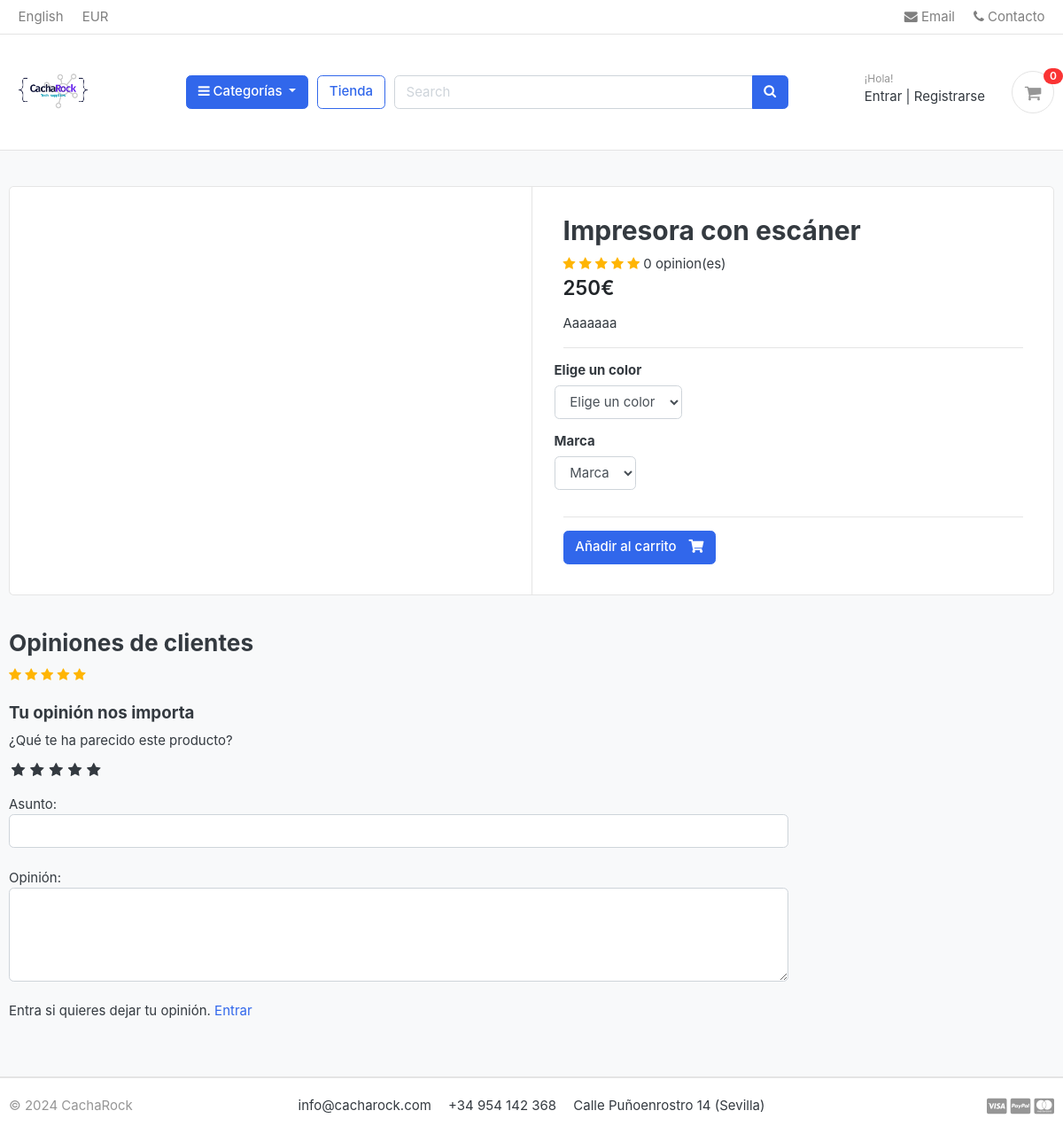
The app's page /tienda/categoria/impresoras-y-escaneres/impresora-con-escaner/, older data.
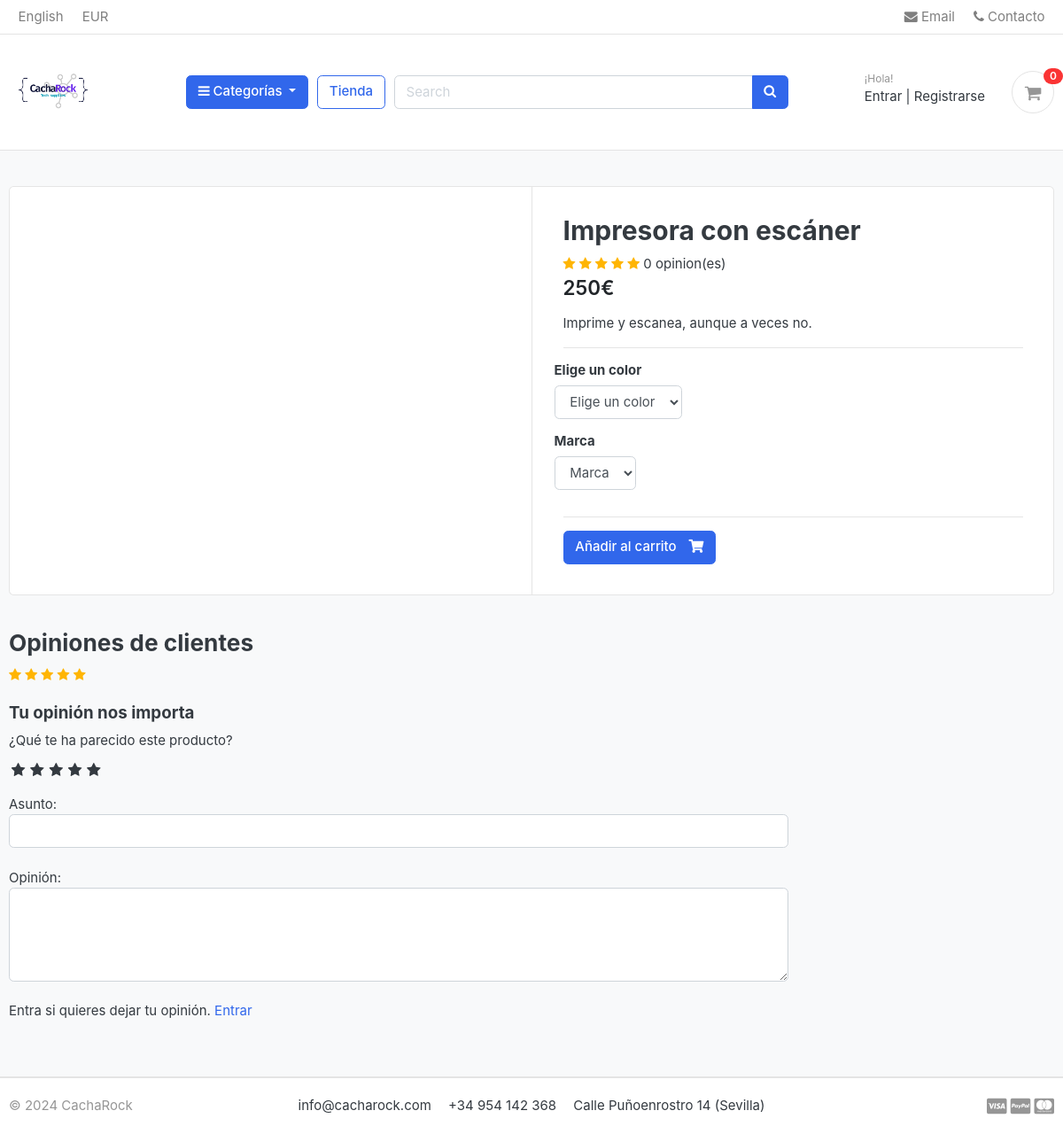
The same page, newer data.
### tienda/models.py (models this page shows, shortened)
class Producto(models.Model):
    nombre_producto = models.CharField(max_length=200, unique=True)
    slug = models.SlugField(max_length=200, unique=True)
    descripcion_producto = models.TextField(max_length=500, blank=True)
    precio = models.IntegerField()
    imagen = models.ImageField(upload_to='imagenes/productos')
    stock_maximo = models.IntegerField(default=0)
    stock_disponible = models.IntegerField()
    disponibilidad = models.BooleanField(default=True)
    categoria = models.ForeignKey(Categoria, on_delete=models.CASCADE)
    fecha_creacion = models.DateTimeField(auto_now_add=True)
    fecha_modificacion = models.DateTimeField(auto_now=True)
    vendedor = models.ForeignKey(settings.AUTH_USER_MODEL, on_delete=models.CASCADE, related_name='productos', default=2)  # Aquí '1' es el ID del usuario predeterminado
    def opiniones_media(self):
        opiniones = Opiniones.objects.filter(producto=self, estado=True).aggregate(media=Avg('puntuacion'))
        avg = 0
        if opiniones['media'] is not None:
            avg=float(opiniones['media'])
            return avg
    def opiniones_count(self):
        opiniones = Opiniones.objects.filter(producto=self, estado=True).aggregate(count=Count('id'))
        count = 0
        if opiniones['count'] is not None:
            count=int(opiniones['count'])
            return count

### tienda/views.py (the view)
# urls.py: path('categoria/<slug:categoria_slug>/<slug:producto_slug>/', views.detalle_producto, name='detalle_producto'),
def detalle_producto(request, categoria_slug, producto_slug):
    try:
        producto_unico = Producto.objects.get(categoria__slug=categoria_slug, slug=producto_slug)
        in_cart = CartItem.objects.filter(cart__cart_id = _cart_id(request), producto=producto_unico).exists() # Si el item ya está en el carrito, True. Si no lo está, False.
    except Exception as e:
        raise e
    if request.user.is_authenticated:
        try:
            producto_pedido = ProductoPedido.objects.filter(usuario=request.user, producto_id=producto_unico.id).exists()
        except ProductoPedido.DoesNotExist:
            producto_pedido = None
    else:
        producto_pedido = None
    opiniones = Opiniones.objects.filter(producto_id=producto_unico.id, estado=True)
    galeria_producto = GaleriaProducto.objects.filter(producto_id=producto_unico.id)
    colores = Variaciones.objects.filter(producto=producto_unico, variacion_categoria='color', is_active=True)
    marcas = Variaciones.objects.filter(producto=producto_unico, variacion_categoria='marca', is_active=True)
    context = {
        'producto_unico': producto_unico,
        'in_cart'       : in_cart,
        'producto_pedido': producto_pedido,
        'opiniones': opiniones,
        'galeria_producto': galeria_producto,
        'colores': colores,
        'marcas': marcas,
    }
    return render(request, 'tienda/detalle_producto.html', context)

### carts/context_processors.py (called while the page is built)
def contador(request):
    cuenta_carrito = 0
    if 'admin' in request.path:
        return {}
    else:
        try:
            cart = Cart.objects.filter(cart_id=_cart_id(request))
            if request.user.is_authenticated:
                cart_items = CartItem.objects.all().filter(usuario=request.user)
            else:
                cart_items = CartItem.objects.all().filter(cart=cart[:1])
            for cart_item in cart_items:
                cuenta_carrito += cart_item.cantidad
        except Cart.DoesNotExist:
            cuenta_carrito = 0
    return dict(cuenta_carrito=cuenta_carrito)

### carts/views.py (called while the page is built)
def _cart_id(request):
    cart = request.session.session_key
    if not cart:
        cart = request.session.create()
    return cart

### categoria/context_processors.py (called while the page is built)
def menu_links(request):
    links = Categoria.objects.all()
    return dict(links=links)

### categoria/models.py (called while the page is built)
    def get_url(self):
        return reverse('productos_por_categoria', args=[self.slug])

### templates/tienda/detalle_producto.html (shortened to what the changed rows need)
{% extends "base.html" %}
{% load static %}
{% block content %}
<section class="section-content padding-y bg">
    <div class="container">
    <div class="card">
        <div class="row no-gutters">
            <main class="col-md-6 border-left">
    <form action="{% url 'add_cart' producto_unico.id %}" method="POST">
      <article class="content-body">
        <h2 class="title">{{ producto_unico.nombre_producto }}</h2>
        <div class="rating-star">
            <span>
                <i class="fa fa-star{% if producto_unico.opiniones_media < 0.5 %} -half-o{% elif producto_unico.opiniones_media >= 0.5 and producto_unico.opiniones_media < 1 %}-half-o {% endif %}" aria-hidden="true"></i>
                <i class="fa fa-star{% if producto_unico.opiniones_media < 1.5 %} -half-o{% elif producto_unico.opiniones_media >= 1.5 and producto_unico.opiniones_media < 2 %}-half-o {% endif %}" aria-hidden="true"></i>
                <i class="fa fa-star{% if producto_unico.opiniones_media < 2.5 %} -half-o{% elif producto_unico.opiniones_media >= 2.5 and producto_unico.opiniones_media < 3 %}-half-o {% endif %}" aria-hidden="true"></i>
                <i class="fa fa-star{% if producto_unico.opiniones_media < 3.5 %} -half-o{% elif producto_unico.opiniones_media >= 3.5 and producto_unico.opiniones_media < 4 %}-half-o {% endif %}" aria-hidden="true"></i>
                <i class="fa fa-star{% if producto_unico.opiniones_media < 4.5 %} -half-o{% elif producto_unico.opiniones_media >= 4.5 and producto_unico.opiniones_media < 5 %}-half-o {% endif %}" aria-hidden="true"></i>
            <span> {{ producto_unico.opiniones_count }} opinion(es) </span>
            </span>
        </div>
          <div class="mb-3">
              <var class="price h4">{{ producto_unico.precio }}€</var>
          </div>
          <p> {{ producto_unico.descripcion_producto }} </p>
          <hr>
              <div class="row">
                  <div class="item-option-select">
                  </div>
              </div>
              <div class="row">
                  <div class="item-option-select">
                  </div>
              </div>
              <hr>
              {% if producto_unico.stock_disponible <= 0 %}
                <h5 class="text-danger">Agotado</h5>
                {% else %}
                  <button type="submit" class="btn  btn-primary"> <span class="text">Añadir al carrito</span> <i class="fas fa-shopping-cart"></i>  </button>
              {% endif %}
          </article>
      </form>
            </main>
        </div>
    </div>
    <br>
    </div>
    </section>
{% endblock content %}

Row changes from the older to the newer data that the page shows:
changed Producto "Impresora con escáner": descripcion_producto "Aaaaaaa" → "Imprime y escanea, aunque a veces no."
